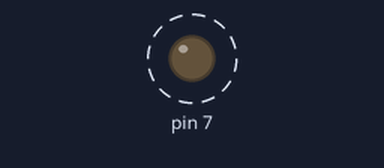
Recording of a sketch running on a simulated Arduino Uno, built with avr-gcc and run on an emulated ATmega328P. On the bench: output pins drawn as LEDs (lit = HIGH). Dashed ring = blinking. What the sketch prints to the serial monitor is not drawn.

Above: at 0.05 s.
Timing chart, 0 to 3.0 s (numbered marks = the images above):
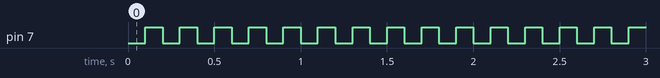

The sketch:

timer.ino
```cpp
#include <avr/interrupt.h>
volatile int i= 0;
void setup()
{
    Serial.begin(9600);
    pinMode(7, OUTPUT);
    cli();

    /* Reset Timer/Counter1 */
    TCCR1A = 0;
    TCCR1B = 0;
    TIMSK1 = 0;

    /* Setup Timer/Counter1 */
    TCCR1B |= (1 << CS11) | (1 << CS10);    // prescale = 64
    TCNT1 = 40536;
    TIMSK1 = (1 << TOIE1);                  // Overflow interrupt enable
    sei();                                  // cho phép ngắt toàn cục
}

void loop()
{
    /* add main program code here */
}


ISR (TIMER1_OVF_vect)
{
    TCNT1 = 40536;
    i++;
    Serial.println(i);
    digitalWrite(7, !digitalRead(7));
}
```

Measured:
- by itself, pin 7: alternates HIGH for 0.10 s and LOW for 0.10 s
